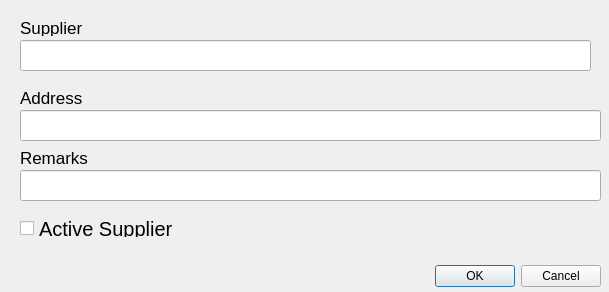
<?xml version="1.0" encoding="UTF-8"?>
<ui version="4.0">
 <class>Dialog</class>
 <widget class="QDialog" name="Dialog">
  <property name="geometry">
   <rect>
    <x>0</x>
    <y>0</y>
    <width>609</width>
    <height>292</height>
   </rect>
  </property>
  <property name="windowTitle">
   <string>Dialog</string>
  </property>
  <widget class="QDialogButtonBox" name="buttonBox">
   <property name="geometry">
    <rect>
     <x>30</x>
     <y>260</y>
     <width>571</width>
     <height>32</height>
    </rect>
   </property>
   <property name="orientation">
    <enum>Qt::Horizontal</enum>
   </property>
   <property name="standardButtons">
    <set>QDialogButtonBox::Cancel|QDialogButtonBox::Ok</set>
   </property>
  </widget>
  <widget class="QLabel" name="label">
   <property name="geometry">
    <rect>
     <x>20</x>
     <y>20</y>
     <width>251</width>
     <height>16</height>
    </rect>
   </property>
   <property name="font">
    <font>
     <pointsize>13</pointsize>
    </font>
   </property>
   <property name="text">
    <string>Supplier</string>
   </property>
  </widget>
  <widget class="QLineEdit" name="ItemName">
   <property name="geometry">
    <rect>
     <x>20</x>
     <y>40</y>
     <width>571</width>
     <height>31</height>
    </rect>
   </property>
   <property name="font">
    <font>
     <pointsize>15</pointsize>
    </font>
   </property>
   <property name="text">
    <string/>
   </property>
  </widget>
  <widget class="QLineEdit" name="ItemName_2">
   <property name="geometry">
    <rect>
     <x>20</x>
     <y>110</y>
     <width>581</width>
     <height>31</height>
    </rect>
   </property>
   <property name="font">
    <font>
     <pointsize>15</pointsize>
    </font>
   </property>
   <property name="text">
    <string/>
   </property>
  </widget>
  <widget class="QLabel" name="label_2">
   <property name="geometry">
    <rect>
     <x>20</x>
     <y>90</y>
     <width>251</width>
     <height>16</height>
    </rect>
   </property>
   <property name="font">
    <font>
     <pointsize>13</pointsize>
    </font>
   </property>
   <property name="text">
    <string>Address</string>
   </property>
  </widget>
  <widget class="QLabel" name="label_3">
   <property name="geometry">
    <rect>
     <x>20</x>
     <y>150</y>
     <width>251</width>
     <height>16</height>
    </rect>
   </property>
   <property name="font">
    <font>
     <pointsize>13</pointsize>
    </font>
   </property>
   <property name="text">
    <string>Remarks</string>
   </property>
  </widget>
  <widget class="QLineEdit" name="ItemName_3">
   <property name="geometry">
    <rect>
     <x>20</x>
     <y>170</y>
     <width>581</width>
     <height>31</height>
    </rect>
   </property>
   <property name="font">
    <font>
     <pointsize>15</pointsize>
    </font>
   </property>
   <property name="text">
    <string/>
   </property>
  </widget>
  <widget class="QCheckBox" name="checkBox">
   <property name="geometry">
    <rect>
     <x>20</x>
     <y>220</y>
     <width>221</width>
     <height>17</height>
    </rect>
   </property>
   <property name="font">
    <font>
     <pointsize>15</pointsize>
    </font>
   </property>
   <property name="text">
    <string>Active Supplier</string>
   </property>
  </widget>
 </widget>
 <resources/>
 <connections>
  <connection>
   <sender>buttonBox</sender>
   <signal>accepted()</signal>
   <receiver>Dialog</receiver>
   <slot>accept()</slot>
   <hints>
    <hint type="sourcelabel">
     <x>248</x>
     <y>254</y>
    </hint>
    <hint type="destinationlabel">
     <x>157</x>
     <y>274</y>
    </hint>
   </hints>
  </connection>
  <connection>
   <sender>buttonBox</sender>
   <signal>rejected()</signal>
   <receiver>Dialog</receiver>
   <slot>reject()</slot>
   <hints>
    <hint type="sourcelabel">
     <x>316</x>
     <y>260</y>
    </hint>
    <hint type="destinationlabel">
     <x>286</x>
     <y>274</y>
    </hint>
   </hints>
  </connection>
 </connections>
</ui>
